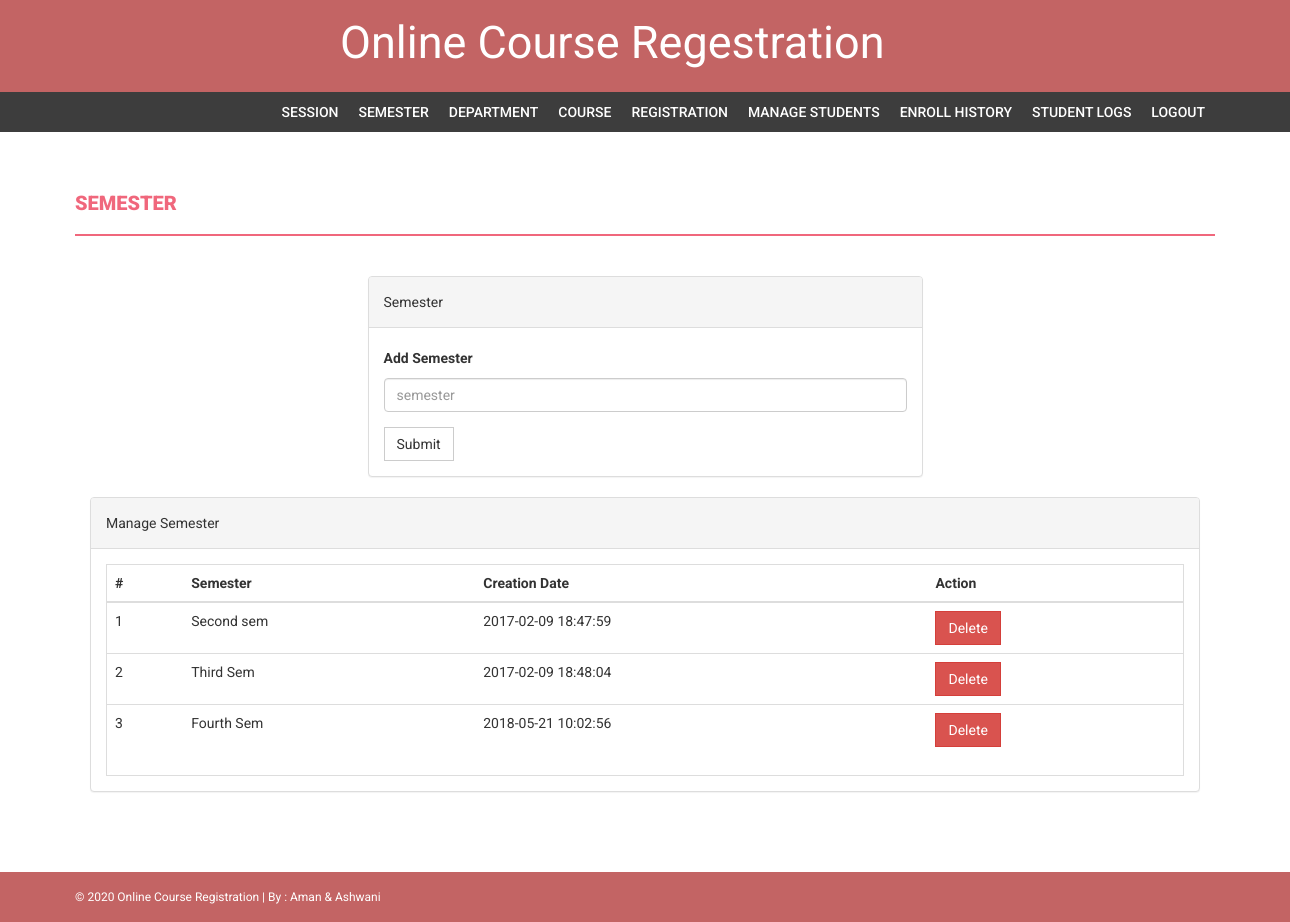
Page /admin/semester.php (signed in) on the committed database.
### tables this page shows
CREATE TABLE `semester` (
  `id` int(11) NOT NULL,
  `semester` varchar(255) DEFAULT NULL,
  `creationDate` timestamp NULL DEFAULT CURRENT_TIMESTAMP,
  `updationDate` varchar(255) DEFAULT NULL
);

### admin/semester.php (the view, shortened to what this page needs)
<?php
if(strlen($_SESSION['alogin'])==0)
    {
header('location:index.php');
}
else{
?>
<!DOCTYPE html>
<html xmlns="http://www.w3.org/1999/xhtml">
<head>
    <link href="assets/css/bootstrap.css" rel="stylesheet" />
    <link href="assets/css/font-awesome.css" rel="stylesheet" />
    <link href="assets/css/style.css" rel="stylesheet" />
</head>
<body>
<?php include('includes/header.php');?>
<?php if($_SESSION['alogin']!="")
{
 include('includes/menubar.php');
}
 ?>
    <div class="content-wrapper">
        <div class="container">
              <div class="row">
                    <div class="col-md-12">
                        <h1 class="page-head-line">Semester  </h1>
                    </div>
                </div>
                <div class="row" >
                  <div class="col-md-3"></div>
                    <div class="col-md-6">
                        <div class="panel panel-default">
                        <div class="panel-heading">
                           Semester
                        </div>
                        <div class="panel-body">
                       <form name="semester" method="post">
   <div class="form-group">
    <label for="semester">Add Semester  </label>
    <input type="text" class="form-control" id="semester" name="semester" placeholder="semester" required />
  </div>
 <button type="submit" name="submit" class="btn btn-default">Submit</button>
</form>
                            </div>
                            </div>
                    </div>
                </div>
                <div class="col-md-12">
                    <div class="panel panel-default">
                        <div class="panel-heading">
                            Manage Semester
                        </div>
                        <div class="panel-body">
                            <div class="table-responsive table-bordered">
                                <table class="table">
                                    <thead>
                                        <tr>
                                            <th>#</th>
                                            <th>Semester</th>
                                            <th>Creation Date</th>
                                            <th>Action</th>
                                        </tr>
                                    </thead>
                                    <tbody>
<?php
$sql=mysqli_query($con,"select * from semester");
$cnt=1;
while($row=mysqli_fetch_array($sql))
{
?>
                                        <tr>
                                            <td><?php echo $cnt;?></td>
                                            <td><?php echo htmlentities($row['semester']);?></td>
                                            <td><?php echo htmlentities($row['creationDate']);?></td>
                                            <td>
  <a href="semester.php?id=<?php echo $row['id']?>&del=delete" onClick="return confirm('Are you sure you want to delete?')">
                                            <button class="btn btn-danger">Delete</button>
</a>
                                            </td>
                                        </tr>
<?php
$cnt++;
} ?>
                                    </tbody>
                                </table>
                            </div>
                        </div>
                    </div>
                </div>
            </div>
        </div>
  <?php include('includes/footer.php');?>
</body>
</html>
<?php } ?>

### admin/assets/css/style.css (style rules this page uses)
body { font-family: 'Roboto', sans-serif; line-height: 30px; }
.content-wrapper { margin-top: 40px; min-height: 600px; padding-bottom: 60px; }
.page-head-line { font-weight: 900; padding-bottom: 20px; border-bottom: 2px solid #F0677C; text-transform: uppercase; color: #F0677C; font-size: 20px; margin-bottom: 40px; }
.btn { border-radius: 0px; -webkit-border-radius: 0px; -moz-border-radius: 0px; }

### rows in the picture
semester: semester "Second sem", creationDate "2017-02-09 18:47:59"
semester: semester "Third Sem", creationDate "2017-02-09 18:48:04"
semester: semester "Fourth Sem", creationDate "2018-05-21 10:02:56"
